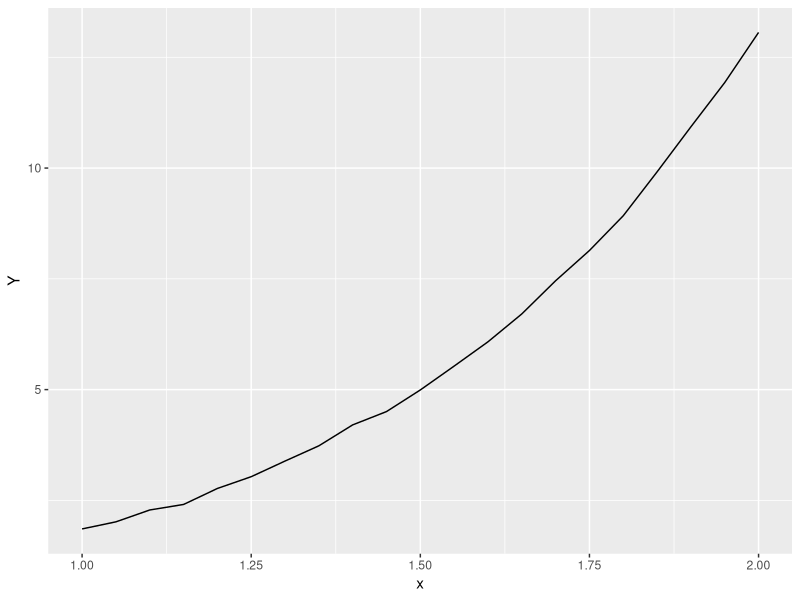
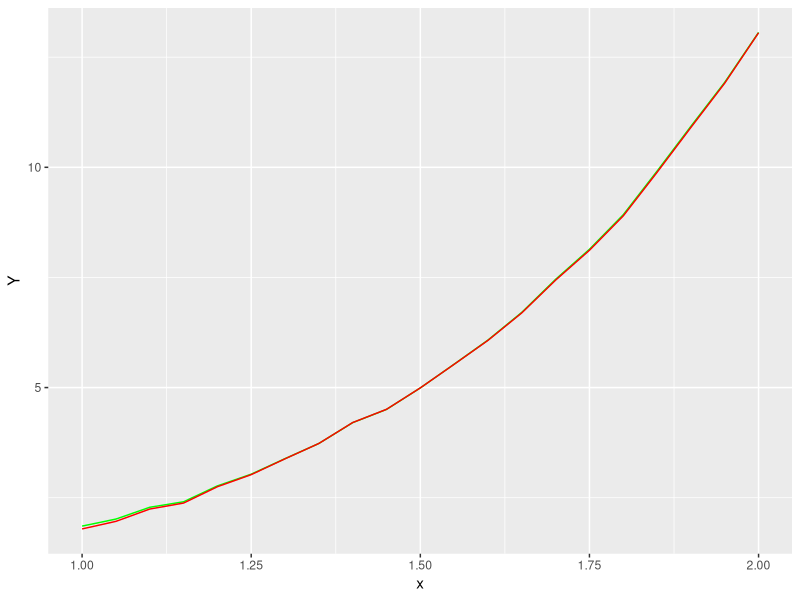

Source code (R) for these figures, in order:
## ---- chunk 1
  Y <- function(x, teta, eps) {
    return (teta[1] + teta[2]*x + teta[3]*x**2 + teta[4]*x**3 + teta[5]*x**4 + eps)
  }
## ---- chunk 2
  #1
  a = 1
  b = 2
  n = 20
  m = 5
  
  mean = 0
  sd = 0.04
  
  tetas <- c(0.1, 1.1, 0.7, -1, 1)
  x <- seq(a, b, (b - a) / n)
## ---- chunk 3
  #2
  eps <- rnorm(n + 1, mean=mean, sd=sd)
  Y <- Y(x, teta=tetas, eps=eps)
## ---- chunk 4

  #install.packages("ggplot2")
  library(ggplot2)
  
  
  df <- data.frame(Y, x)
  ggplot(data=df, aes(x=x, y=Y))  + geom_line()

## ---- chunk 5
#3
  X_mat = matrix(1, nrow = n + 1, ncol = 5)
  
  for (i in 1:(n + 1)) {
    for (j in 1:m) {
      X_mat[i, j] = x[i]**(j - 1) 
    }
  }
  
  B = t(X_mat) %*% X_mat
  library(pracma)
  B_inv = inv(B)
  
  
  Tetas_LS = B_inv %*% t(X_mat) %*% Y
  
  print(Tetas_LS)
 
## ---- chunk 6
  Y_cap <- function(x) {
    return (Tetas_LS[1] + Tetas_LS[2]*x + Tetas_LS[3]*x**2 + Tetas_LS[4]*x**3 + Tetas_LS[5]*x**4 + eps)
  }
## ---- chunk 7
  Y_cap <- Y_cap(x)
## ---- chunk 8
  df <- data.frame(Y_cap, Y, x)
  ggplot(data=df, aes(x))  + geom_line(aes(y=Y), color='green') + geom_line(aes(y=Y_cap), color='red')
## ---- chunk 9
  #4
  
  RSS = t(Y - X_mat %*% Tetas_LS) %*% (Y - X_mat %*% Tetas_LS)

  Siqma_square = RSS/(n - m)
  print(Siqma_square)

## ---- chunk 10
  #5

  alpha = 0.01
  
  q1 = qchisq(alpha/2, df=(n - m))
  q2 = qchisq(1 - alpha/2, df=(n - m))
  cat("Квантиль 1", q1, "\n")
  cat("Квантиль 2", q2, "\n")
  
  cat("Доверительный интервал [", RSS/q2, ",", RSS/q1, "]", "с уровнем значимости ", alpha, "\n")
  
## ---- chunk 11
  
  q = qt(1-alpha/2, df=(n - m))

  cat("Квантиль ", q, "\n")

  
  for (i in 1:m) {
    cat("Доверительный интервал для teta" , i,  "[", Tetas_LS[i] - q * sqrt(Siqma_square * B_inv[i, i]), "," , Tetas_LS[i] + q * sqrt(Siqma_square * B_inv[i, i]), "] с уровнем значимости ", alpha, "\n")
  }
  
## ---- chunk 12
  #6
  for (i in 1:m) {
    if(abs(tetas[i]/(sqrt(Siqma_square * B_inv[i, i]))) <= q) {
      cat("H0 для teta[", i, "] = ", tetas[i],"\n")
    }
    else {
      cat("H1 для teta[", i, "] = ", tetas[i], "\n")
    }
  }
## ---- chunk 13
  #7
  Y_bar = 1/n * sum(Y)
  
  cat("d = ", 1 - RSS/(sum((Y-Y_bar)^2)))
## ---- chunk 14
  #8
